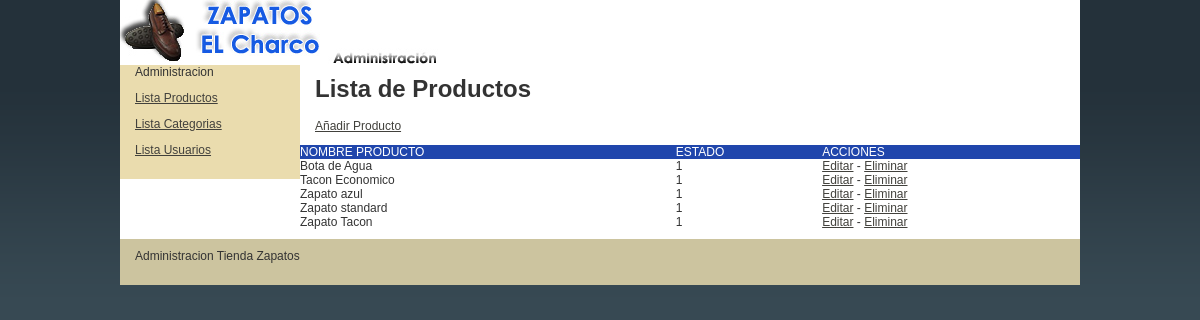
The page /admin/productos_lista.php on the database its author committed.
### tables this page shows
CREATE TABLE `tblproducto` (
  `idProducto` int(11) NOT NULL AUTO_INCREMENT,
  `strNombre` varchar(100) DEFAULT NULL,
  `strSEO` varchar(100) DEFAULT NULL,
  `dblPrecio` double DEFAULT NULL,
  `intEstado` int(11) DEFAULT NULL,
  `intCategoria` int(11) DEFAULT NULL,
  `strImagen` varchar(50) DEFAULT NULL,
  PRIMARY KEY (`idProducto`)
);

### admin/productos_lista.php (the view, shortened to what this page needs)
<?php require_once('../Connections/conexionzapatos.php'); ?>
<?php
$maxRows_Recordset1 = 10;
$pageNum_Recordset1 = 0;
$startRow_Recordset1 = $pageNum_Recordset1 * $maxRows_Recordset1;
$query_Recordset1 = "SELECT * FROM tblproducto ORDER BY tblproducto.strNombre ASC";
$query_limit_Recordset1 = sprintf("%s LIMIT %d, %d", $query_Recordset1, $startRow_Recordset1, $maxRows_Recordset1);
$Recordset1 = mysql_query($query_limit_Recordset1, $conexionzapatos) or die(mysql_error());
$row_Recordset1 = mysql_fetch_assoc($Recordset1);
?>
<!DOCTYPE html PUBLIC "-//W3C//DTD XHTML 1.0 Transitional//EN" "http://www.w3.org/TR/xhtml1/DTD/xhtml1-transitional.dtd">
<html xmlns="http://www.w3.org/1999/xhtml">
<head>
<link href="../estilo/twoColFixLtHdr.css" rel="stylesheet" type="text/css" />
</head>
<body>
<div class="container">
  <div class="header"><img src="../images/logo.jpg" width="318" height="65" alt="Administracion" />
   </div>
  <div class="sidebar1">
<?php include("../includes/cabeceraadmin.php");
?>
    </div>
  <div class="content">
    <h1>Lista de Productos</h1>
    <p><a href="productos_add.php">A&ntilde;adir Producto</a></p>
   <table width="100%" border="0" cellspacing="0" cellpadding="0">
  <tr class="tablaprincipal">
    <td  >Nombre Producto</td>
    <td  >Estado</td>
    <td  >Acciones</td>
  </tr>
  <?php do { ?>
  <tr class="brillo">
    <td><?php echo $row_Recordset1['strNombre']; ?></td>
    <td><?php echo $row_Recordset1['intEstado']; ?></td>
    <td><a href="productos_edit.php?recordID=<?php echo $row_Recordset1['idProducto']; ?>">Editar</a> - <a href="productos_delete.php?recordID=<?php echo $row_Recordset1['idProducto']; ?>">Eliminar</a></td>
  </tr>
  <?php } while ($row_Recordset1 = mysql_fetch_assoc($Recordset1)); ?>
   </table>
    </div>
  <div class="footer">
    <p>Administracion Tienda Zapatos</p>
    </div>
  </div>
</body>
</html>

### estilo/twoColFixLtHdr.css (style rules this page uses)
body { margin: 0; padding: 0; font-family: Tahoma, Geneva, sans-serif; font-size: 12px; color: #333; background-image: url(../images/cursos.png); background-repeat: repeat-x; }
h1, h2, h3, h4, h5, h6, p { margin-top: 0; padding-right: 15px; padding-left: 15px; }
a:link { color: #42413C; text-decoration: underline; }
.container { width: 960px; background: #FFF; margin: 0 auto; }
.header { background-color: #FFFFFF; }
.sidebar1 { float: left; width: 180px; background: #EADCAE; padding-bottom: 10px; }
.content { padding: 10px 0; width: 780px; float: left; }
.footer { padding: 10px 0; background: #CCC49F; position: relative; clear: both; }
.tablaprincipal { text-transform: uppercase; color: #FFF; background-color: #2046AC; }

### rows shown on the page
tblproducto: strNombre "Bota de Agua", intEstado "1"
tblproducto: strNombre "Tacon Economico", intEstado "1"
tblproducto: strNombre "Zapato azul", intEstado "1"
tblproducto: strNombre "Zapato standard", intEstado "1"
tblproducto: strNombre "Zapato Tacon", intEstado "1"
